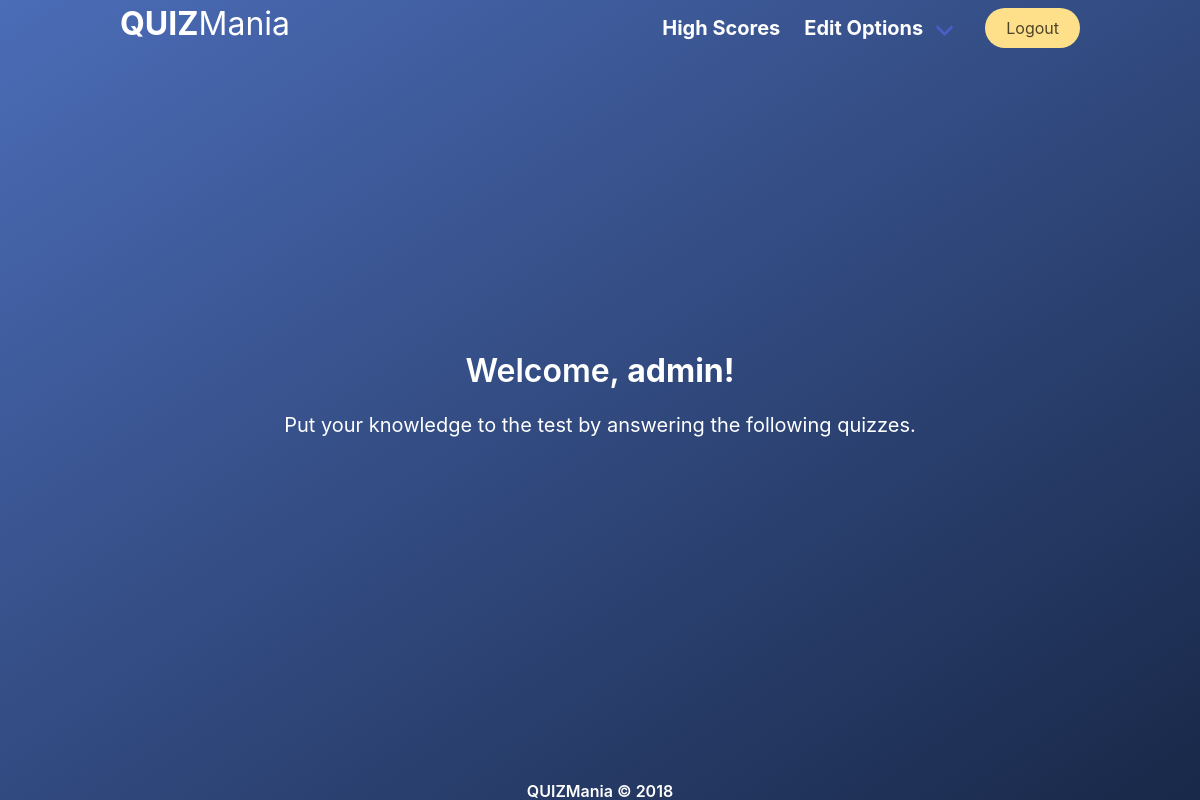
Page /quizmania/index.php?login=success_type=admin (signed in) on the earlier database version.
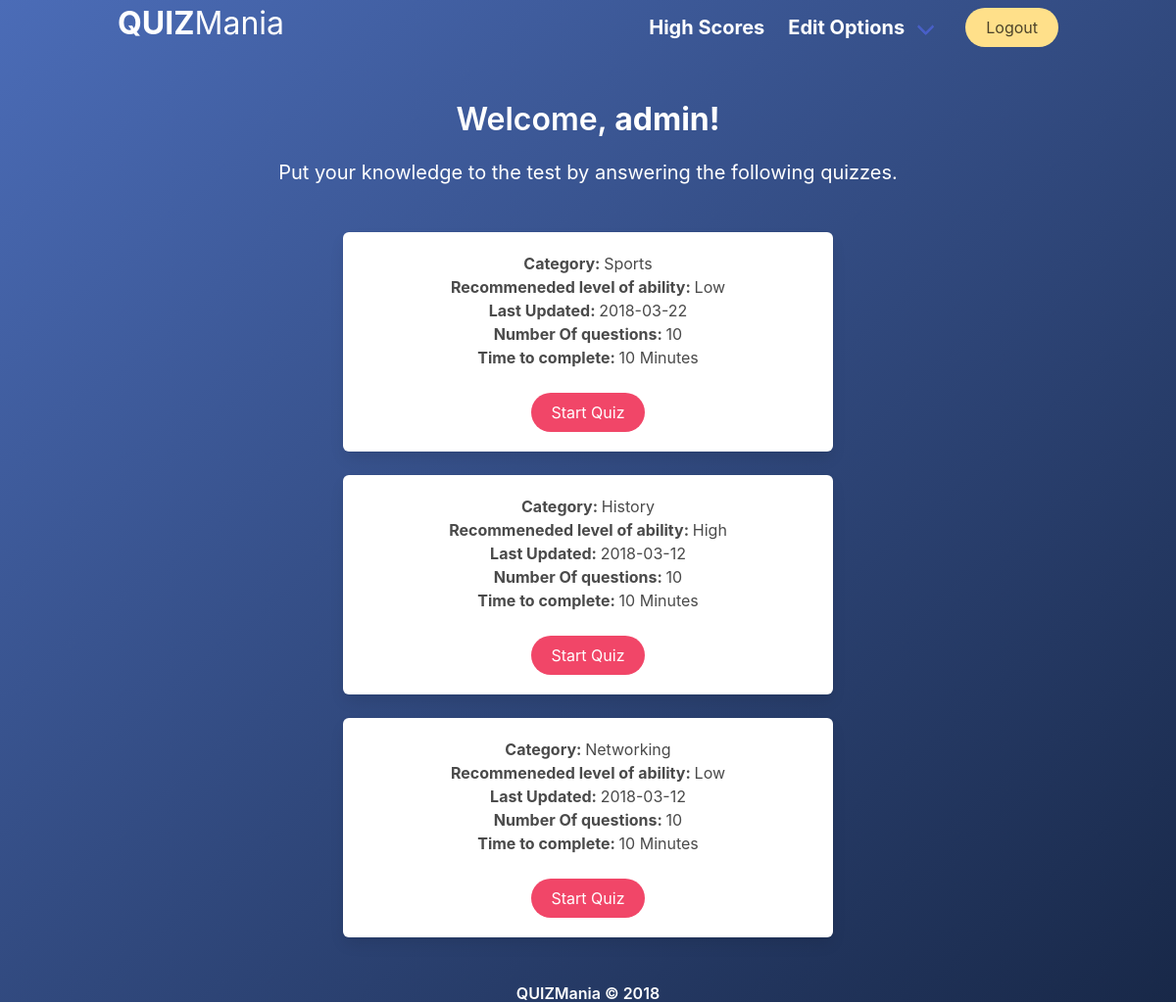
Same page on the later database version.
### tables this page shows
CREATE TABLE `users` (
  `userID` int(5) NOT NULL,
  `firstName` varchar(50) NOT NULL,
  `lastName` varchar(50) NOT NULL,
  `email` varchar(50) NOT NULL,
  `username` varchar(50) NOT NULL,
  `users_password` varchar(256) NOT NULL,
  `adminAccess` tinyint(1) NOT NULL
);

CREATE TABLE `categories` (
  `categoryID` int(3) NOT NULL,
  `categoryTitle` varchar(25) NOT NULL,
  `categoryLevel` varchar(20) DEFAULT NULL,
  `dateUpdated` date NOT NULL
);

### quizmania/includes/refineCategoryOutput.inc.php (called while the page is built, shortened)
<?php
  if(isset($_POST['refine'])){
    	include ("dbh.inc.php");
    $catTitle = mysqli_real_escape_string($conn, $_POST['catName']);
    $level =  mysqli_real_escape_string($conn, $_POST['catLevel']);
    if(empty($catTitle) and empty($level)){
      Header("Location: ../adminHome.php?refineFields=empty");
      exit();
    }
    else if(empty($catTitle) and !empty($level)){
      $sql = "SELECT * FROM `Categories` WHERE `categoryLevel` = '$level'";
      $query = mysqli_query($conn, $sql);
      while($array[] = $query-> fetch_object());
      array_pop($array);
      Header("Location: ../adminHome.php?refine=level");
      exit();
    }
    else if(!empty($catTitle) and empty($level)){
      $sql = "SELECT * FROM `Categories` WHERE `categoryTitle` = '$catTitle'";
      $query = mysqli_query($conn, $sql);
      while($array[] = $query-> fetch_object());
      array_pop($array);
      Header("Location: ../adminHome.php?refine=title");
      exit();
    }
    else if(!empty($catTitle) and !empty($level)){
      $sql = "SELECT * FROM `Categories` WHERE `categoryTitle` = '$catTitle' AND `categoryLevel` = '$level'";
      $query = mysqli_query($conn, $sql);
      while($array[] = $query-> fetch_object());
      array_pop($array);
      Header("Location: ../adminHome.php?refine=title&level");
      exit();
    }
  }
  else{
    	include ("dbh.inc.php");
    $sql = "SELECT c.`categoryID`,`categoryTitle`,`categoryLevel`,`dateUpdated`
              FROM `categories` c
              LEFT JOIN `questions` q
              ON c.`categoryID` = q.`categoryID`
              GROUP BY q.categoryID
              HAVING COUNT(q.categoryID) >= 5";
    $query = mysqli_query($conn, $sql);
    while($array[] = $query-> fetch_object());
  }

### quizmania/index.php (the view, shortened to what this page needs)
<!DOCTYPE html>
<html>
<head>
	<link rel="stylesheet" type="text/css" href="newStyle.css">
	<link rel="stylesheet" href="https://cdnjs.cloudflare.com/ajax/libs/bulma/0.6.2/css/bulma.min.css">
</head>
<body>
<section class="hero is-fullheight gradient-background">
<?php
	include_once 'header.php';
	include_once 'includes/dbh.inc.php';
 	include_once 'includes/refineCategoryOutput.inc.php';
?>
			<?php
				if(isset($_SESSION['uID'])){
					echo '<div class="hero-body">';
          $sql = "SELECT * FROM `users` WHERE `userID` = '".$_SESSION['uID']."' ";
					$result = mysqli_query($conn, $sql);
					$resultCheck = mysqli_fetch_array($result);
          if ($resultCheck['adminAccess'] == false ){
            echo '<div class="container has-text-centered">
										<p class="has-text-white is-size-3 title is-spaced">Welcome, <b>'.$resultCheck['firstName']."!";
          }
          else if($resultCheck['adminAccess'] == true){
            echo '<div class="container has-text-centered">
										<p class="has-text-white is-size-3 title is-spaced">Welcome, <b>'.$resultCheck['firstName']."!";
          }
					echo '</b></p><p class="subtitle has-text-white">Put your knowledge to the test by answering the following quizzes.</p>';
					echo '<div class="container">';
          foreach($array as $catFull) :
					echo 		'<div class="box limit-width at-center"><ul>';
					echo    '<li><b>Category: </b>'. $catFull->categoryTitle .'</li>';
					echo    '<li><b>Recommeneded level of ability: </b>'. $catFull->categoryLevel .'</li>';
					echo    '<li><b>Last Updated: </b>'. $catFull->dateUpdated .'</li>';
					echo    '<li><b>Number Of questions: </b>10</li>';
					echo    '<li><b>Time to complete: </b>10 Minutes</li>';
					echo 	'<form action="questions.php" method="POST">';
					echo    '<button class="button is-danger is-rounded" type="submit" name="question_refine" class="startquiz">Start Quiz</button>';
					echo 	'</form>';
					echo  	'</ul></div>';
          endforeach;
					echo '</div></div></div>';
				}
        else{
					echo '<div class="hero-body"><div class="container has-text-left">';
					echo '<p class="has-text-white is-size-1 title is-spaced">Welcome to <b>QUIZ</b>Mania</p>';
					echo '</div></div>';
				}
			?>
<?php
	include_once 'footer.php';
?>
</section>
</body>

### quizmania/header.php (shortened to what this page needs)
<?php
  include_once 'includes/dbh.inc.php';
?>
<div class="hero-head">
	<div class="container">
		<?php
			if(isset($_SESSION['uID'])){
				$sql = "SELECT * FROM `users` WHERE `userID` = '".$_SESSION['uID']."' ";
				$result = mysqli_query($conn, $sql);
				$resultCheck = mysqli_fetch_array($result);
				if ($resultCheck['adminAccess'] == false ){
					echo '<div class="level">
									<div class="level-left">
										<div class="level-item">
											<p class="has-text-centered is-size-3">
												<a class="has-text-white" href="index.php"><b>QUIZ</b>Mania</a>
											</p>
										</div>
									</div>
									<div class="level-right">
										<div class="level-item">
											<div class="has-text-centered is-size-5 title">
												<a class="has-text-white" href="userScores.php">Your Scores</a>
										</div>
									</div><br/>
									<div class="level-item">
										<div class="has-text-centered is-size-5 title">
											<a class="has-text-white" href="highScores.php">High Scores</a>
										</div>
									</div><br/>
									<div class="level-item">
										<form action="includes/logout.inc.php" method="POST">
											<button class="button is-warning is-rounded" type="submit" name="submit">Logout</button>
										</form>
									</div>
								</div>
								</div>';
				}
				elseif($resultCheck['adminAccess'] == true){
					echo '<div class="navbar is-transparent">
									<div class="navbar-menu">
										<div class="navbar-start">
											<a class="navabar-item has-text-white is-size-3" href="index.php"><b>QUIZ</b>Mania</a>
										</div>
										<div class="navbar-end">
											<div class="navbar-item">
												<a class="navabar-item has-text-white is-size-5" href="highScores.php"><b>High Scores</b></a>
											</div>
											<div class="navbar-item has-dropdown is-hoverable">
												<a class="navbar-link has-text-white is-size-5"><b>Edit Options</b></a>
												<div class="navbar-dropdown">
													<a class="navbar-item" href="newAdmin.php">New Admin</a>
													<hr class="navbar-divider">
													<a class="navbar-item" href="newCategory.php">New Category</a>
													<hr class="navbar-divider">
													<a class="navbar-item" href="newQuestion.php">New Question</a>
													<hr class="navbar-divider">
													<a class="navbar-item" href="removeCategory.php">Remove Category</a>
													<hr class="navbar-divider">
													<a class="navbar-item" href="chooseEditCategory.php">Edit Category/Questions</a>
												</div>
											</div>
										</div>
										<div class="navbar-item">
											<form action="includes/logout.inc.php" method="POST">
												<button class="button is-warning is-rounded" type="submit" name="submit">Logout</button>
											</form>
										</div>
										</div>
										</div>';
				}
			}
		?>
	</div>
</div>

### quizmania/footer.php
<div class="hero-foot">
  <div class="container">
  <div class="level">
    <div class="level-item">
      <div class="has-text-centered">
        <p class="title is-size-6 has-text-white">QUIZMania © 2018</p>
      </div>
    </div>
  </div>
</div>
</div>

### quizmania/newStyle.css (style rules this page uses)
.gradient-background { background-image: linear-gradient(to right bottom, #4b6cb7, #182848); }
.limit-width { max-width: 500px; }
.at-center { margin-left: auto; margin-right: auto; }

Differences in the rows shown:
now on this page (row unchanged): categories: categoryTitle "Sports", categoryLevel "Low", dateUpdated "2018-03-22"
added categories: categoryTitle "History", categoryLevel "High", dateUpdated "2018-03-12"
added categories: categoryTitle "Networking", categoryLevel "Low", dateUpdated "2018-03-12"
